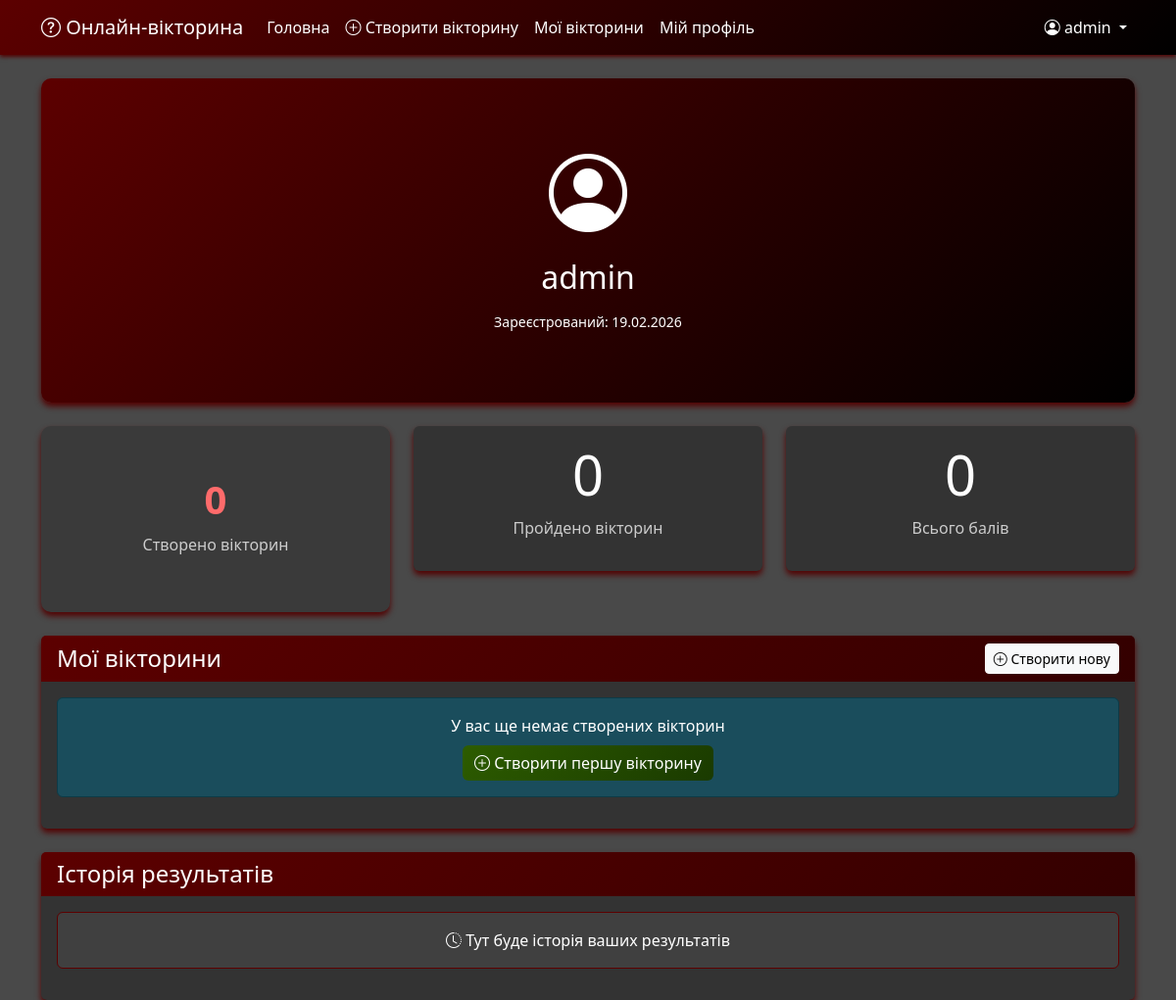
The page /profile/ (signed in) on the database as committed earlier.
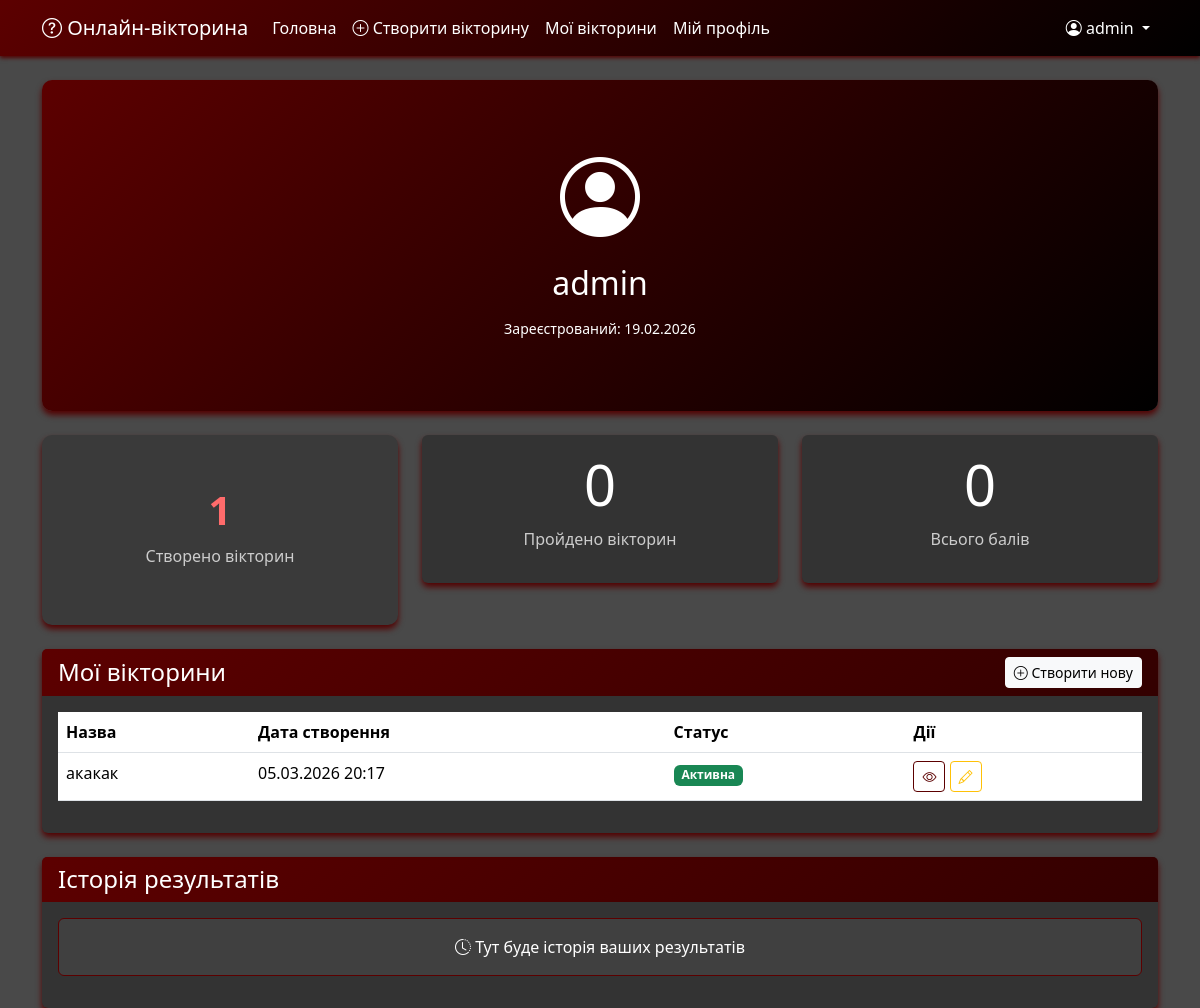
The same page on the database as committed later.
### quizzes/models.py (models this page shows, shortened)
class Quiz(models.Model):
    title = models.CharField(max_length=200, verbose_name="Quiz Title")
    description = models.TextField(max_length=1000, verbose_name="Quiz Description")
    created_at = models.DateTimeField(auto_now_add=True, verbose_name="Created At")
    creator = models.ForeignKey(User, on_delete=models.CASCADE, null=True, blank=True, related_name='quizzes')
    is_active = models.BooleanField(default=True, verbose_name='Active')
    hours = models.IntegerField(default=0, verbose_name='Годин')
    minutes = models.IntegerField(default=1, verbose_name='Хвилин')
    seconds = models.IntegerField(default=0, verbose_name='Секунд')
    has_time_limit = models.BooleanField(default=True, verbose_name='Має обмеження часу')
    class Meta:
        verbose_name = "Quiz"
        verbose_name_plural = "Quizzes"

### quizzes/views.py (the view)
# urls.py: path('profile/', views.profile, name='profile'),
@login_required
def profile(request):
    user_quizzes = Quiz.objects.filter(creator=request.user).order_by('-created_at')
    total_quizzes = user_quizzes.count()
    context = {
        'user': request.user,
        'user_quizzes': user_quizzes,
        'total_quizzes': total_quizzes,
    }
    return render(request, 'quizzes/profile.html', context)

### quizzes/context_processors.py (called while the page is built)
def global_quiz_data(request):
    return {
        'total_quizzes_count': Quiz.objects.filter(is_active=True).count(),
        'is_playing': request.session.get('quiz_session_id') is not None,
    }

### quizzes/templates/quizzes/profile.html (shortened to what the changed rows need)
{% extends 'base.html' %}
{% block body_class %}play-page{% endblock %}
{% block content %}
<div class="container mt-4">
    <div class="row">
        <div class="col-12">
            <div class="card profile-header mb-4">
                <div class="card-body text-center">
                    <h2 class="mt-2">{{ user.username }}</h2>
                </div>
            </div>
        </div>
    </div>
    <div class="row mb-4">
        <div class="col-md-4">
            <div class="card text-center stat-card">
                <div class="card-body">
                    <h3 class="stat-number">{{ total_quizzes }}</h3>
                    <p class="stat-label">Створено вікторин</p>
                </div>
            </div>
        </div>
    </div>
    <div class="row mt-4" id="my-quizzes-section">
        <div class="col-12">
            <div class="card">
                <div class="card-body">
                    {% if user_quizzes %}
                        <div class="table-responsive">
                            <table class="table table-hover">
                                <thead>
                                    <tr>
                                        <th>Назва</th>
                                        <th>Дата створення</th>
                                        <th>Статус</th>
                                        <th>Дії</th>
                                    </tr>
                                </thead>
                                <tbody>
                                    {% for quiz in user_quizzes %}
                                        <tr>
                                            <td>{{ quiz.title }}</td>
                                            <td>{{ quiz.created_at|date:"d.m.Y H:i" }}</td>
                                            <td>
                                                {% if quiz.is_active %}
                                                    <span class="badge bg-success">Активна</span>
                                                {% else %}
                                                    <span class="badge bg-secondary">Неактивна</span>
                                                {% endif %}
                                            </td>
                                            <td>
                                                <a href="{% url 'quiz_detail' quiz.id %}" class="btn btn-sm btn-outline-primary">
                                                    <i class="bi bi-eye"></i>
                                                </a>
                                                <a href="#" class="btn btn-sm btn-outline-warning">
                                                    <i class="bi bi-pencil"></i>
                                                </a>
                                            </td>
                                        </tr>
                                    {% endfor %}
                                </tbody>
                            </table>
                        </div>
                    {% else %}
                        <div class="alert alert-info text-center">
                            <p class="mb-2">У вас ще немає створених вікторин</p>
                            <a href="{% url 'create_quiz' %}" class="btn btn-success">
                                <i class="bi bi-plus-circle"></i> Створити першу вікторину
                            </a>
                        </div>
                    {% endif %}
                </div>
            </div>
        </div>
    </div>
</div>
{% endblock %}

Rows that differ between the two databases and show on the page:
added Quiz: title "акакак", created_at "05.03.2026 20:17", is_active "Активна"
Other text that changed with them:
{{ total_quizzes }}: "0" → "1"
text no longer shown: "У вас ще немає створених вікторин Створити першу вікторину"
text now shown: "Назва Дата створення Статус Дії"
